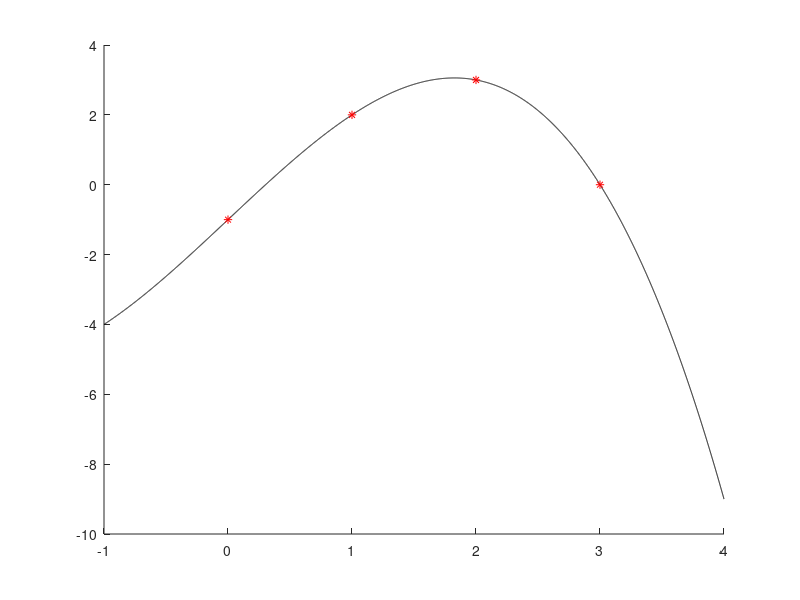

This chart was generated by the following MATLAB code:
clear;
x = [0 1 2 3];
y = [-1 2 3 0];

n = size(x,2);

A = zeros(n,n);
b = zeros(n,1);

for i=1:n
    for j=1:n-1
        A(i,j) = x(1,i)^(n-j);
    end
    A(i,n) = 1;
    b(i,1) = y(1,i);
end

p = A\b

ox = x(1,1)-1:0.001:x(1,n)+1;
m = size(ox,2);
oy = zeros(1,m);
for i=1:m
    oy(1,i) = polyval(p,ox(i));
end    

hold on
    plot(ox,oy,'k');
    plot(x,y,'r*');
hold off    
